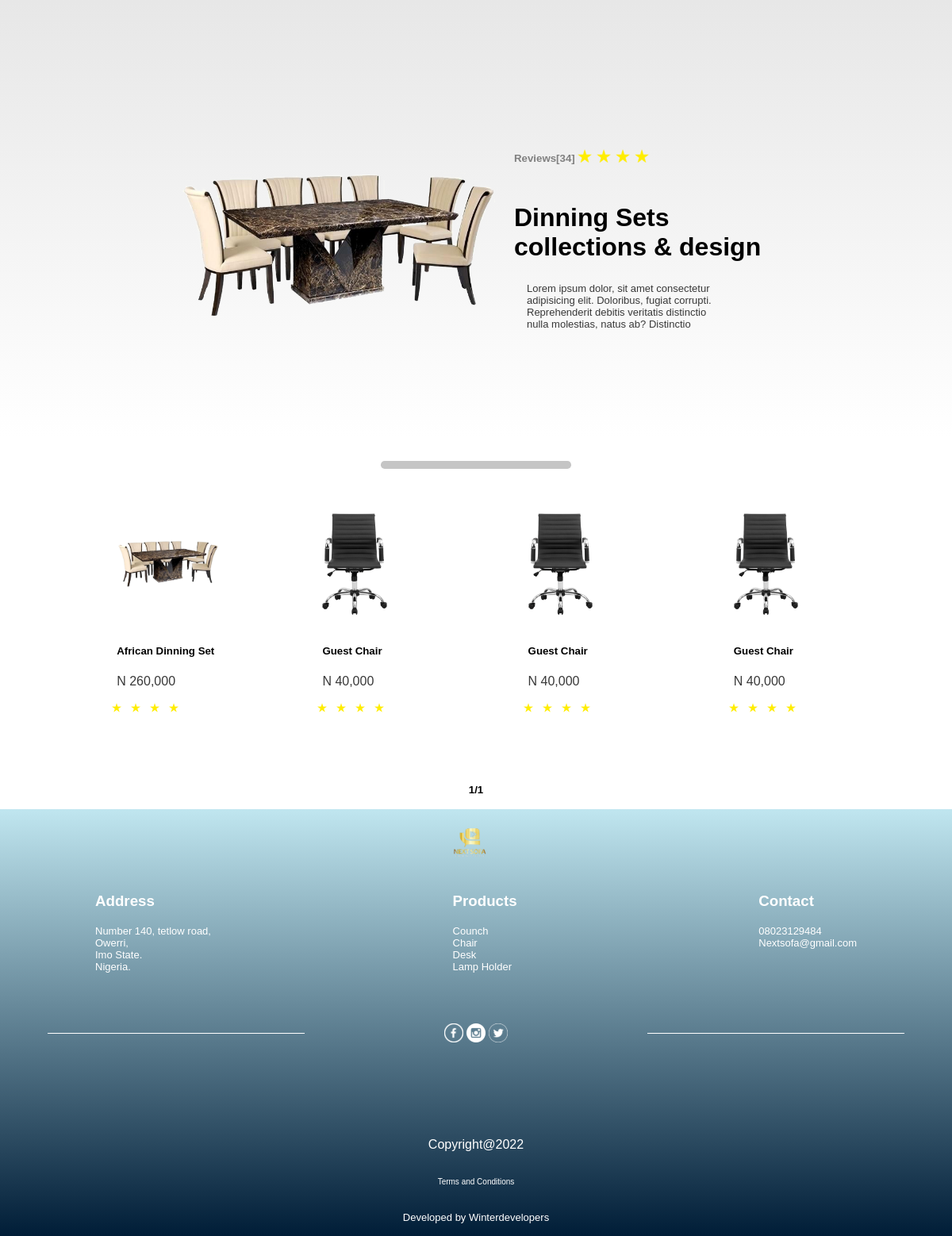
The app's page /collection/dinning-sets with its own data.
### company/models.py (models this page shows, shortened)
class Collection(models.Model):
    name = models.CharField(max_length=50)
    slug = models.SlugField(null=True)
    image = models.ImageField(upload_to='collection')
    details = models.CharField(max_length=200)
    insights = models.IntegerField(default=0)
    def imageURL(self):
        try:
            img_url = self.image.url
        except:
            img_url = 'next-sofa'
        return img_url

### store/models.py (models this page shows, shortened)
class Product(models.Model):
    collection = models.ForeignKey(Collection, on_delete = models.CASCADE, related_name='product_collect')
    name = models.CharField(max_length=40)
    slug = models.SlugField(null=True)
    top_featured = models.BooleanField(default=False)
    description = models.CharField(max_length=400)
    insight = models.PositiveBigIntegerField(default=0)
    price = models.BigIntegerField(default=0)
    quantity = models.IntegerField(default=0)
    image = models.ImageField(upload_to='product')
    def imageURL(self):
        try:
            img_url = self.image.url
        except:
            img_url = 'next-sofa'
        return img_url
    def get_absolute_url(self):
        return reverse('store:product', kwargs={'slug':self.slug})

### company/views.py (the view)
# urls.py: path('collection/<slug:slug>', views.collection, name='collection'),
def collection(request, slug):
    collection = Collection.objects.get(slug=slug)
    featured_products = Product.objects.filter(collection=collection)
    page = request.GET.get('page',1)
    pagnated_products = Paginator(featured_products, 1)
    try:
        products = pagnated_products.page(page)
    except PageNotAnInteger:
        products = pagnated_products.page(1)
    except EmptyPage:
        products = pagnated_products.page(pagnated_products.num_pages)
    context = {'products':products, 'collection':collection, 'paginate':pagnated_products}
    template_name = 'collection.html'
    return render(request, template_name, context)

### company/templates/collection.html (shortened to what this page needs)
{% extends 'base.html' %}
{% load static %}
{% load humanize %}
{% block content %}
<section class="category">
    <div class="category-head">
        <img src="{{collection.imageURL}}" alt="" class="category-img">
        <div>
            <span>
                <h5>
                Reviews[34]
                </h5>
                <img src="{% static 'icons/star.png' %}" alt="" class="review-star">
                <img src="{% static 'icons/star.png' %}" alt="" class="review-star">
                <img src="{% static 'icons/star.png' %}" alt="" class="review-star">
                <img src="{% static 'icons/star.png' %}" alt="" class="review-star">
            </span>
            <h1>{{collection.name}} collections & design</h1>
            <p>
                {{collection.details}}
            </p>
        </div>
    </div>
    <div style="width:20%;height:0.6rem;background-color: rgb(197, 197, 197); position: relative;top:2.5rem; border-radius:0.3rem;margin:0rem auto;margin-bottom: 3rem;"></div>
</section>
    <section class="our-product">
        <div class="product-item-container">
            {% for product in products %}
            <div>
                <a href="{{product.get_absolute_url}}">
                    <div class="product-image">
                        <img src="{{product.imageURL}}" alt="">
                    </div>
                    <h5>
                        {{product.name}}
                    </h5>
                    <p>
                        N {{product.price|intcomma}}
                    </p>
                    <div class="product-review-star">
                        <img src="{% static 'icons/star.png' %}" alt="">
                        <img src="{% static 'icons/star.png' %}" alt="">
                        <img src="{% static 'icons/star.png' %}" alt="">
                        <img src="{% static 'icons/star.png' %}" alt="">
                    </div>
                </a>
            </div>
            {% endfor %}
            <div>
                <div class="product-image">
                    <img src="{% static 'images/guest-chair.png' %}" alt="">
                </div>
                <h5>
                    Guest Chair
                </h5>
                <p>
                    N 40,000
                </p>
                <div class="product-review-star">
                    <img src="{% static 'icons/star.png' %}" alt="">
                    <img src="{% static 'icons/star.png' %}" alt="">
                    <img src="{% static 'icons/star.png' %}" alt="">
                    <img src="{% static 'icons/star.png' %}" alt="">
                </div>
            </div>
            <div>
                <div class="product-image">
                    <img src="{% static 'images/guest-chair.png' %}" alt="">
                </div>
                <h5>
                    Guest Chair
                </h5>
                <p>
                    N 40,000
                </p>
                <div class="product-review-star">
                    <img src="{% static 'icons/star.png' %}" alt="">
                    <img src="{% static 'icons/star.png' %}" alt="">
                    <img src="{% static 'icons/star.png' %}" alt="">
                    <img src="{% static 'icons/star.png' %}" alt="">
                </div>
            </div>
            <div>
                <div class="product-image">
                    <img src="{% static 'images/guest-chair.png' %}" alt="">
                </div>
                <h5>
                    Guest Chair
                </h5>
                <p>
                    N 40,000
                </p>
                <div class="product-review-star">
                    <img src="{% static 'icons/star.png' %}" alt="">
                    <img src="{% static 'icons/star.png' %}" alt="">
                    <img src="{% static 'icons/star.png' %}" alt="">
                    <img src="{% static 'icons/star.png' %}" alt="">
                </div>
            </div>
        </div>
    </section>
    <div class="pagnition">
        {% for i in products.paginator.page_range %}
        {% if products.number == i %}
        <div>{{i}}/{{paginate.num_pages}}</div>
        {% endif %}
        {% endfor %}
    </div>
{% endblock %}

### static/css/main.css (style rules this page uses)
:root { --gold-font:#FFE178; --dark-font:rgb(3, 3, 3); --grey-font:rgb(56, 56, 56); --grey-background:#D9D9D9; --light-grey-background:#E9E9E9; }
a { text-decoration:none; color: var(--dark-font);padding:0rem; }
body { padding: 0;margin: 0; font-family:Verdana, Geneva, Tahoma, sans-serif; }
.our-product { padding:2rem; }
.our-product p { color:var(--grey-font); }
.product-review-star { display:flex; }
.product-review-star img { width: 1rem;padding-left:0.5rem; }
.product-image { width: 8rem;height:8rem; padding:1rem; }
.product-image img { max-width:100%; min-width: 50%; height:100%; object-fit: contain; margin:0 auto; }
.product-item-container { display: flex;justify-content:space-evenly; flex-wrap: wrap; }
.product-item-container>div { margin-bottom: 2rem; }
.product-item-container>div h5,p { padding-left:1rem; }
.category { background-image: linear-gradient(180deg,rgba(231, 231, 231, 1),rgba(217, 217, 217, 0)); padding-top:12rem;width: 100vw; }
.category-head { width: 50rem; display:flex; justify-content: space-between; margin: 0rem auto;margin-bottom: 7rem; }
.category-img { width:50%; height: auto; margin: auto auto; }
.category-head div { width: 22rem; }
.category-head span { display:flex;padding: 1rem auto; }
.category-head h1 { inline-size:20rem; font-size: xx-large; }
.category-head h5 { margin-top:0rem; color:gray; }
.category-head p { font-size: small; inline-size: 15rem;color: var(--grey-font); }
.review-star { width: 1.5rem;height:1.5rem; transform: translateY(-30%); }
.pagnition { width:fit-content; margin:1rem auto; display: flex; }
.pagnition div { font-size: smaller; font-weight: 800; height:1rem;margin-top: 0.5rem; }

### records on screen
Collection: imageURL (picture), name "Dinning Sets", details "Lorem ipsum dolor, sit amet consectetur adipisicing elit. Doloribus, fugiat corrupti. Reprehenderit debitis veritatis distinctio nulla molestias, natus ab? Distinctio"
Product: imageURL (picture), name "African Dinning Set", price "260,000"

### other values on screen
{{ i }} "1"
{{ paginate.num_pages }} "1"
